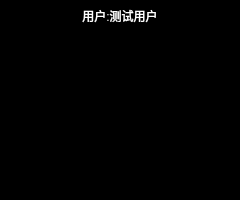
<?xml version="1.0" encoding="UTF-8"?>
<ui version="4.0">
 <class>UserShow</class>
 <widget class="QWidget" name="UserShow">
  <property name="geometry">
   <rect>
    <x>0</x>
    <y>0</y>
    <width>240</width>
    <height>200</height>
   </rect>
  </property>
  <property name="minimumSize">
   <size>
    <width>220</width>
    <height>200</height>
   </size>
  </property>
  <property name="maximumSize">
   <size>
    <width>1000000</width>
    <height>1000000</height>
   </size>
  </property>
  <property name="windowTitle">
   <string>Form</string>
  </property>
  <property name="styleSheet">
   <string notr="true">background-color: rgb(0, 0, 0);
color: rgb(255, 255, 255);</string>
  </property>
  <layout class="QVBoxLayout" name="verticalLayout">
   <property name="leftMargin">
    <number>0</number>
   </property>
   <property name="topMargin">
    <number>0</number>
   </property>
   <property name="rightMargin">
    <number>0</number>
   </property>
   <property name="bottomMargin">
    <number>0</number>
   </property>
   <item>
    <widget class="QLabel" name="lb_name">
     <property name="minimumSize">
      <size>
       <width>200</width>
       <height>31</height>
      </size>
     </property>
     <property name="maximumSize">
      <size>
       <width>16777215</width>
       <height>31</height>
      </size>
     </property>
     <property name="text">
      <string>用户:测试用户</string>
     </property>
     <property name="alignment">
      <set>Qt::AlignCenter</set>
     </property>
    </widget>
   </item>
   <item>
    <spacer name="verticalSpacer">
     <property name="orientation">
      <enum>Qt::Vertical</enum>
     </property>
     <property name="sizeHint" stdset="0">
      <size>
       <width>20</width>
       <height>159</height>
      </size>
     </property>
    </spacer>
   </item>
  </layout>
 </widget>
 <resources/>
 <connections/>
</ui>
